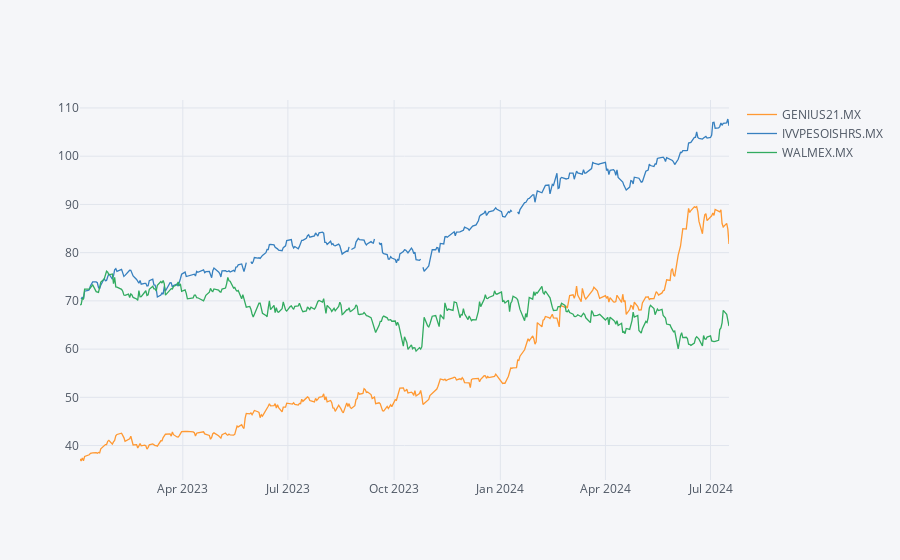

Notebook code for this chart:
### Code cell
# plot mx portfolio
cf.set_config_file(offline = True)
mx_portfolio_df[ticks_mx].iplot()

### Figure 1 — Plotly figure (JSON) as saved in the notebook; plotly's stock layout.template omitted (floating-point values rounded to 4 significant figures; data arrays with more than 128 entries replaced by an {"elided": "..."} marker saying what was removed)
{"data": [{"line": {"color": "rgba(255, 153, 51, 1.0)", "dash": "solid", "shape": "linear", "width": 1.3}, "mode": "lines", "name": "GENIUS21.MX", "text": "", "type": "scatter", "x": {"elided": "384 str values"}, "y": {"elided": "384 float values"}}, {"line": {"color": "rgba(55, 128, 191, 1.0)", "dash": "solid", "shape": "linear", "width": 1.3}, "mode": "lines", "name": "IVVPESOISHRS.MX", "text": "", "type": "scatter", "x": {"elided": "384 str values"}, "y": {"elided": "384 mixed values"}}, {"line": {"color": "rgba(50, 171, 96, 1.0)", "dash": "solid", "shape": "linear", "width": 1.3}, "mode": "lines", "name": "WALMEX.MX", "text": "", "type": "scatter", "x": {"elided": "384 str values"}, "y": {"elided": "384 float values"}}], "layout": {"legend": {"bgcolor": "#F5F6F9", "font": {"color": "#4D5663"}}, "paper_bgcolor": "#F5F6F9", "plot_bgcolor": "#F5F6F9", "title": {"font": {"color": "#4D5663"}}, "xaxis": {"gridcolor": "#E1E5ED", "showgrid": true, "tickfont": {"color": "#4D5663"}, "title": {"font": {"color": "#4D5663"}, "text": ""}, "zerolinecolor": "#E1E5ED"}, "yaxis": {"gridcolor": "#E1E5ED", "showgrid": true, "tickfont": {"color": "#4D5663"}, "title": {"font": {"color": "#4D5663"}, "text": ""}, "zerolinecolor": "#E1E5ED"}}}
